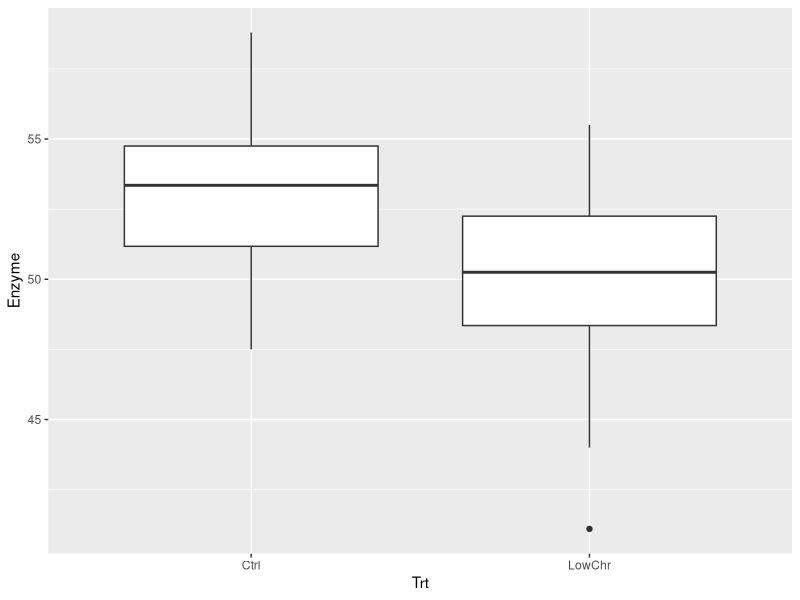
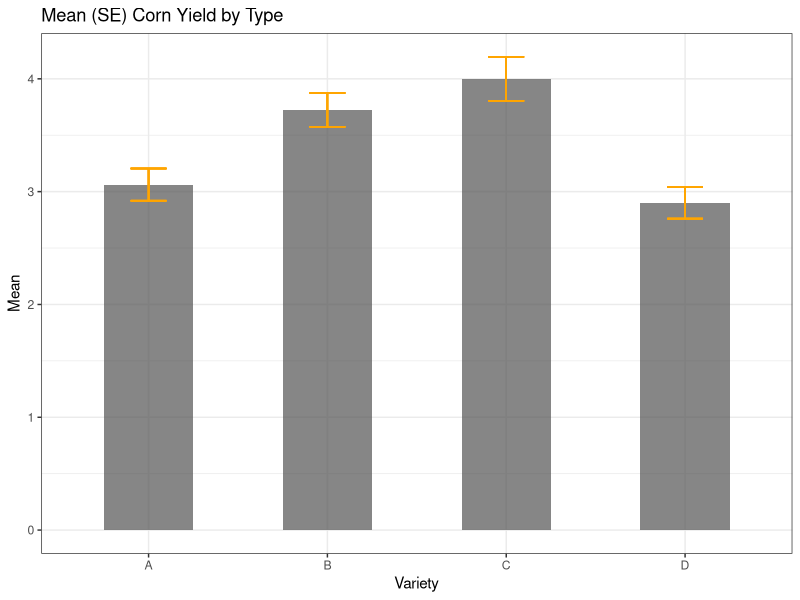

These figures' R source, in order: (Note: this script raises an error after producing the figures.)
## ---- chunk 1
library(tidyverse)
library(broom)
library(car)
library(emmeans)
## ---- chunk 2
rat_data <- readr::read_csv("RatLiver.csv") %>% 
    mutate(Trt = as.factor(Trt)) 
tibble::glimpse(rat_data)
## ---- chunk 3
rat_data %>% 
  ggplot(aes(y = Enzyme, x = Trt)) + 
  geom_boxplot()
## ---- chunk 4
rat_ftest <- tidy(var.test(Enzyme ~ Trt, data = rat_data))
rat_ftest
## ---- chunk 5
rat_levene <- tidy(leveneTest(Enzyme ~ Trt, data = rat_data,
                center = "median"))
rat_levene
## ---- chunk 6
rat_ttest <- tidy(t.test(Enzyme ~ Trt, 
                         data = rat_data, 
                         var.equal = TRUE))
rat_ttest
## ---- chunk 7
rat_lm <- lm(Enzyme ~ Trt, data = rat_data)
anova(rat_lm)
## ---- chunk 8
corn_data <- readr::read_csv("CornYield.csv") %>% 
  mutate(Variety = as.factor(Variety)) %>%
  group_by(Variety) %>% 
  mutate(Mean = mean(Yield),
         SE = sd(Yield)/sqrt(length(Yield))) %>%
  ungroup()
  
tibble::glimpse(corn_data)
## ---- chunk 9
corn_data %>%
  dplyr::select(-Yield) %>% 
  ggplot(aes(x = Variety, y = Mean)) + 
  geom_col(alpha = 0.15, position = "dodge", width = 0.5) +
  geom_errorbar(aes(ymin = Mean - SE, ymax = Mean + SE), 
                width = 0.2,
                color = "orange",
                position = position_dodge()) +
  ggtitle("Mean (SE) Corn Yield by Type") +
  theme_bw()
## ---- chunk 10
corn_lm <- lm(Yield ~ Variety, data = corn_data)
anova(corn_lm)
summary(corn_lm)
## ---- chunk 11
corn_anova_tidy <- tidy(anova(corn_lm))
corn_anova_tidy
## ---- chunk 12
corn_em <- emmeans(corn_lm, pairwise ~ Variety, adjust = "none")
corn_em
## ---- chunk 13
corn_em_info <- emmeans(corn_lm, ~ Variety)
corn_em_tidy <- tidy(corn_em_info)
corn_em_tidy
## ---- chunk 14
corn_em_tidy_pairs <- tidy(pairs(corn_em_info), adjust = "none")
corn_em_tidy_pairs
## ---- chunk 15
CLD(corn_em$emmeans, adjust = "none")
## ---- chunk 16
plot(corn_em$emmeans, comparisons = TRUE)
## ---- chunk 17
par(mfrow=c(2,2))
plot(corn_lm)
